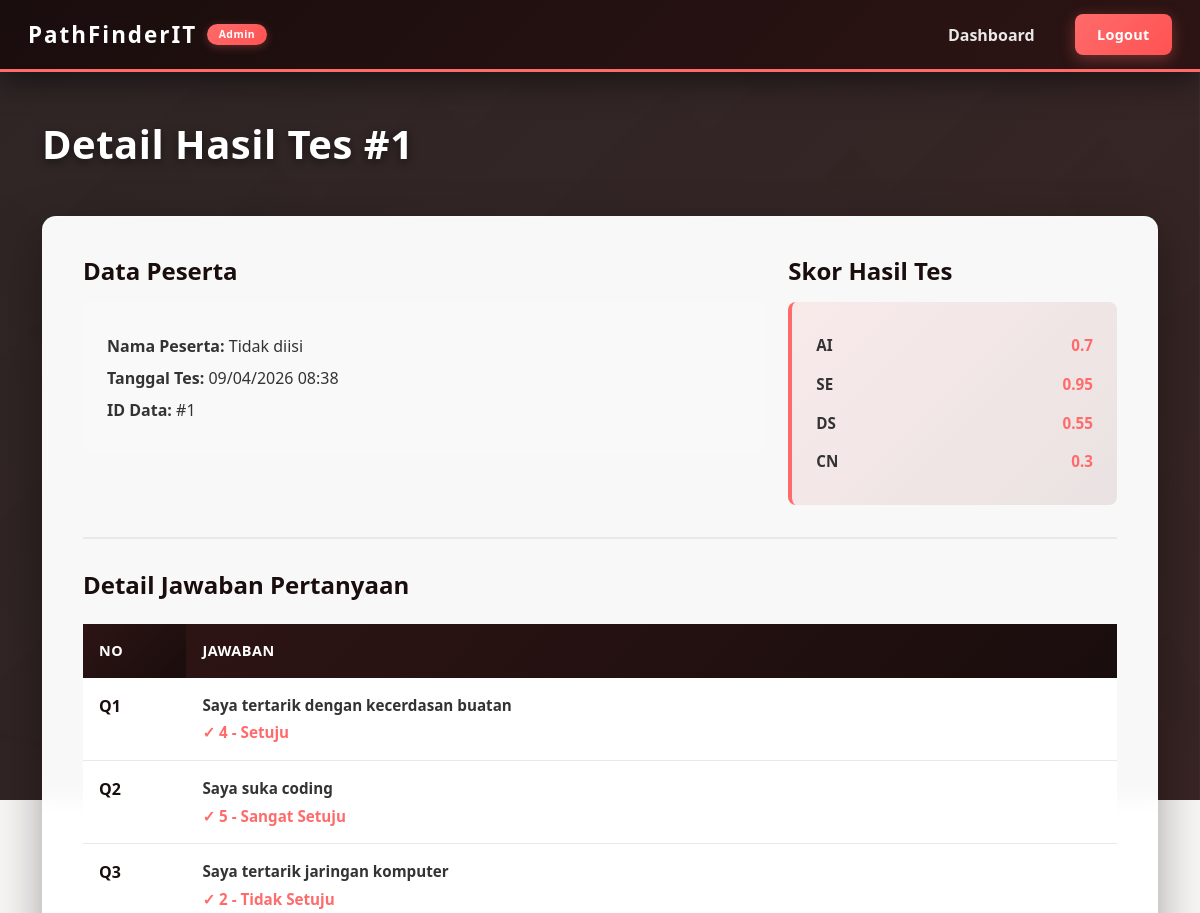
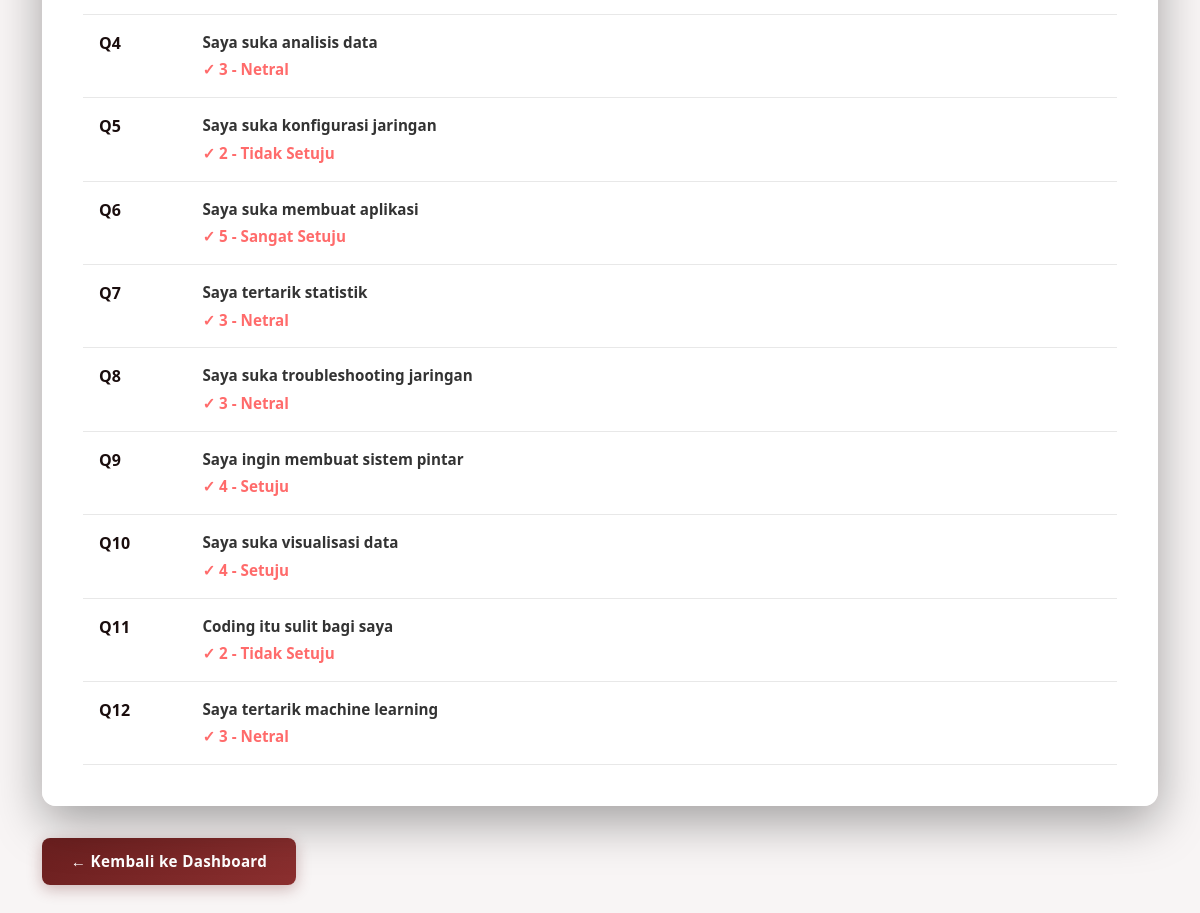
/admin/detail.php?id=1 (signed in), run on the app's committed database (2 pictures, top to bottom).
### tables this page shows
CREATE TABLE `results` (
  `id` int NOT NULL,
  `name` varchar(100) DEFAULT NULL,
  `q1` int DEFAULT NULL,
  `q2` int DEFAULT NULL,
  `q3` int DEFAULT NULL,
  `q4` int DEFAULT NULL,
  `q5` int DEFAULT NULL,
  `q6` int DEFAULT NULL,
  `q7` int DEFAULT NULL,
  `q8` int DEFAULT NULL,
  `q9` int DEFAULT NULL,
  `q10` int DEFAULT NULL,
  `q11` int DEFAULT NULL,
  `q12` int DEFAULT NULL,
  `ai_score` float DEFAULT NULL,
  `se_score` float DEFAULT NULL,
  `ds_score` float DEFAULT NULL,
  `cn_score` float DEFAULT NULL,
  `created_at` timestamp NULL DEFAULT CURRENT_TIMESTAMP
);

### admin/detail.php (the view, shortened to what this page needs)
<?php
include '../config/connection.php';
$id = $_GET['id'];
$query = mysqli_query($conn, "SELECT * FROM results WHERE id='$id'");
$data = mysqli_fetch_assoc($query);
?>
<!DOCTYPE html>
<html>
<head>
    <link href="https://cdn.jsdelivr.net/npm/bootstrap@5.3.0/dist/css/bootstrap.min.css" rel="stylesheet">
    <link rel="stylesheet" href="../assets/style.css">
</head>
<body>
    <div class="admin-page-content">
        <?php include '../components/navbar-admin.php'; ?>
        <div class="admin-page-main">
            <div class="container">
                <h1 class="admin-page-title">Detail Hasil Tes #<?= htmlspecialchars($id) ?></h1>
                <div class="admin-detail-card">
                    <div class="row mb-4">
                        <div class="col-md-8">
                            <h4 style="color: #1a0d0d; font-weight: 700; margin-bottom: 1rem;">Data Peserta</h4>
                            <div style="background: #f9f9f9; padding: 1.5rem; border-radius: 8px; margin-bottom: 2rem;">
                                <p style="margin: 0.5rem 0; color: #333;"><strong>Nama Peserta:</strong> <?= htmlspecialchars($data['name'] ?: 'Tidak diisi') ?></p>
                                <p style="margin: 0.5rem 0; color: #333;"><strong>Tanggal Tes:</strong> <?= date("d/m/Y H:i", strtotime($data['created_at'])) ?></p>
                                <p style="margin: 0.5rem 0; color: #333;"><strong>ID Data:</strong> #<?= htmlspecialchars($id) ?></p>
                            </div>
                        </div>
                        <div class="col-md-4">
                            <h4 style="color: #1a0d0d; font-weight: 700; margin-bottom: 1rem;">Skor Hasil Tes</h4>
                            <div style="background: linear-gradient(135deg, rgba(255, 107, 107, 0.1), rgba(107, 31, 31, 0.1)); padding: 1.5rem; border-radius: 8px; border-left: 4px solid #ff6b6b;">
                                <table style="width: 100%; font-size: 0.95rem;">
                                    <tr>
                                        <td style="padding: 0.5rem 0; color: #333;"><strong>AI</strong></td>
                                        <td style="padding: 0.5rem 0; text-align: right; color: #ff6b6b; font-weight: 700;"><?= round($data['ai_score'], 4) ?></td>
                                    </tr>
                                    <tr>
                                        <td style="padding: 0.5rem 0; color: #333;"><strong>SE</strong></td>
                                        <td style="padding: 0.5rem 0; text-align: right; color: #ff6b6b; font-weight: 700;"><?= round($data['se_score'], 4) ?></td>
                                    </tr>
                                    <tr>
                                        <td style="padding: 0.5rem 0; color: #333;"><strong>DS</strong></td>
                                        <td style="padding: 0.5rem 0; text-align: right; color: #ff6b6b; font-weight: 700;"><?= round($data['ds_score'], 4) ?></td>
                                    </tr>
                                    <tr>
                                        <td style="padding: 0.5rem 0; color: #333;"><strong>CN</strong></td>
                                        <td style="padding: 0.5rem 0; text-align: right; color: #ff6b6b; font-weight: 700;"><?= round($data['cn_score'], 4) ?></td>
                                    </tr>
                                </table>
                            </div>
                        </div>
                    </div>
                    <h4 style="color: #1a0d0d; font-weight: 700; margin-bottom: 1.5rem; margin-top: 2rem; padding-top: 2rem; border-top: 2px solid #e8e8e8;">Detail Jawaban Pertanyaan</h4>
                    <table class="table">
                        <thead>
                            <tr>
                                <th style="width: 10%;">No</th>
                                <th style="width: 90%;">Jawaban</th>
                            </tr>
                        </thead>
                        <tbody>
                            <?php
                                $questions = [
                                    "Saya tertarik dengan kecerdasan buatan",
                                    "Saya suka coding",
                                    "Saya tertarik jaringan komputer",
                                    "Saya suka analisis data",
                                    "Saya suka konfigurasi jaringan",
                                    "Saya suka membuat aplikasi",
                                    "Saya tertarik statistik",
                                    "Saya suka troubleshooting jaringan",
                                    "Saya ingin membuat sistem pintar",
                                    "Saya suka visualisasi data",
                                    "Coding itu sulit bagi saya",
                                    "Saya tertarik machine learning"
                                ];
                                for ($i=1;$i<=12;$i++) {
                                    $answer = $data["q$i"];
                                    $labels = ["1 - Sangat Tidak Setuju", "2 - Tidak Setuju", "3 - Netral", "4 - Setuju", "5 - Sangat Setuju"];
                            ?>
                            <tr>
                                <td style="font-weight: 600; color: #1a0d0d;">Q<?= $i ?></td>
                                <td>
                                    <div style="font-size: 0.95rem; color: #333;">
                                        <strong><?= $questions[$i-1] ?></strong><br>
                                        <span style="color: #ff6b6b; font-weight: 600; margin-top: 0.3rem; display: inline-block;">
                                            ✓ <?= isset($labels[$answer-1]) ? $labels[$answer-1] : 'Tidak menjawab' ?>
                                        </span>
                                    </div>
                                </td>
                            </tr>
                            <?php } ?>
                        </tbody>
                    </table>
                </div>
                <a href="index.php" class="admin-btn-back">
                    ← Kembali ke Dashboard
                </a>
            </div>
        </div>
    </div>
</body>
</html>

### assets/style.css (style rules this page uses)
body { margin: 0; font-family: "Segoe UI", sans-serif; background: #f8f5f5; color: white; }
.admin-page-content { position: relative; z-index: 1; display: flex; flex-direction: column; min-height: 100vh; }
.admin-page-main { flex: 1; padding: 3rem 0; }
.admin-page-title { color: white; font-weight: 700; margin-bottom: 3rem; font-size: 2.5rem; text-shadow: 0 3px 10px rgba(0, 0, 0, 0.5); letter-spacing: 0.5px; }
.admin-detail-card { background: rgba(255, 255, 255, 0.97); border-radius: 14px; padding: 2.5rem; box-shadow: 0 16px 48px rgba(0, 0, 0, 0.35); backdrop-filter: blur(10px); margin-bottom: 2rem; border: 1px solid rgba(255, 255, 255, 0.2); }
.admin-detail-card .table { background: transparent; margin-bottom: 0; color: #333; }
.admin-detail-card .table tbody tr { border-bottom: 1px solid #e8e8e8; transition: all 0.2s ease; }
.admin-detail-card .table th { color: white; background: linear-gradient(135deg, #2d1414, #1a0d0d); font-weight: 700; padding: 1rem; border: none; letter-spacing: 0.5px; font-size: 0.9rem; text-transform: uppercase; }
.admin-detail-card .table td { color: #333; padding: 1rem; font-weight: 500; }
.admin-btn-back { background: linear-gradient(135deg, #6b1f1f, #8b2f2f); color: white; border: none; padding: 0.75rem 1.8rem; border-radius: 8px; font-weight: 600; transition: all 0.3s ease; text-decoration: none; display: inline-block; box-shadow: 0 4px 15px rgba(107, 31, 31, 0.3); cursor: pointer; letter-spacing: 0.3px; font-size: 0.95rem; }

### data on the page
results: name "Tidak diisi", created_at "09/04/2026 08:38", ai_score "0.7", se_score "0.95", ds_score "0.55", cn_score "0.3", q1 "4 - Setuju", q2 "5 - Sangat Setuju", q3 "2 - Tidak Setuju", q4 "3 - Netral", q5 "2 - Tidak Setuju", q6 "5 - Sangat Setuju", q7 "3 - Netral", q8 "3 - Netral", q9 "4 - Setuju", q10 "4 - Setuju", q11 "2 - Tidak Setuju", q12 "3 - Netral"

### other printed values
$id "1"
$questions[$i-1] "Saya tertarik dengan kecerdasan buatan"
$questions[$i-1] "Saya suka coding"
$questions[$i-1] "Saya tertarik jaringan komputer"
$questions[$i-1] "Saya suka analisis data"
$questions[$i-1] "Saya suka konfigurasi jaringan"
$questions[$i-1] "Saya suka membuat aplikasi"
$questions[$i-1] "Saya tertarik statistik"
$questions[$i-1] "Saya suka troubleshooting jaringan"
$questions[$i-1] "Saya ingin membuat sistem pintar"
$questions[$i-1] "Saya suka visualisasi data"
$questions[$i-1] "Coding itu sulit bagi saya"
$questions[$i-1] "Saya tertarik machine learning"
